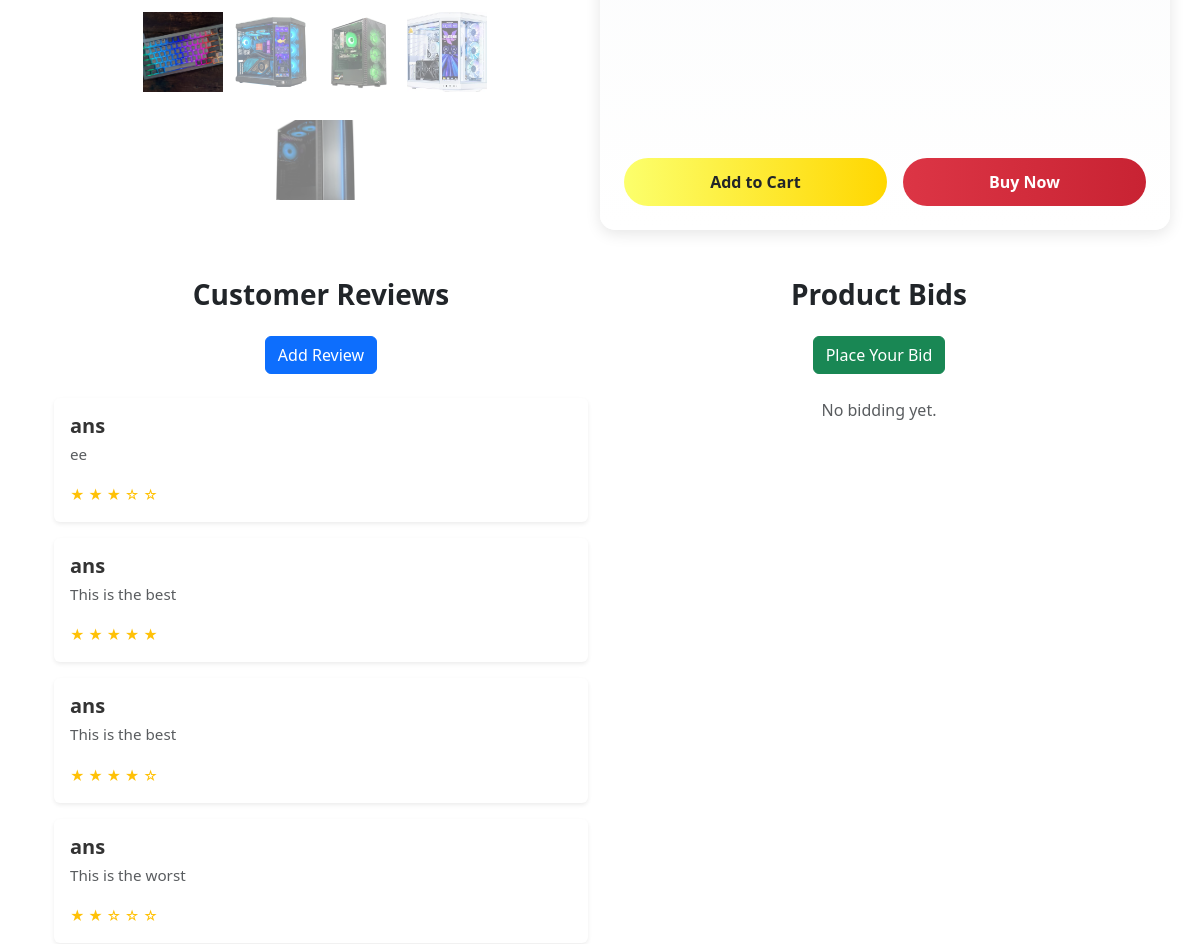
The app's page /product/4/ (middle part), older data.
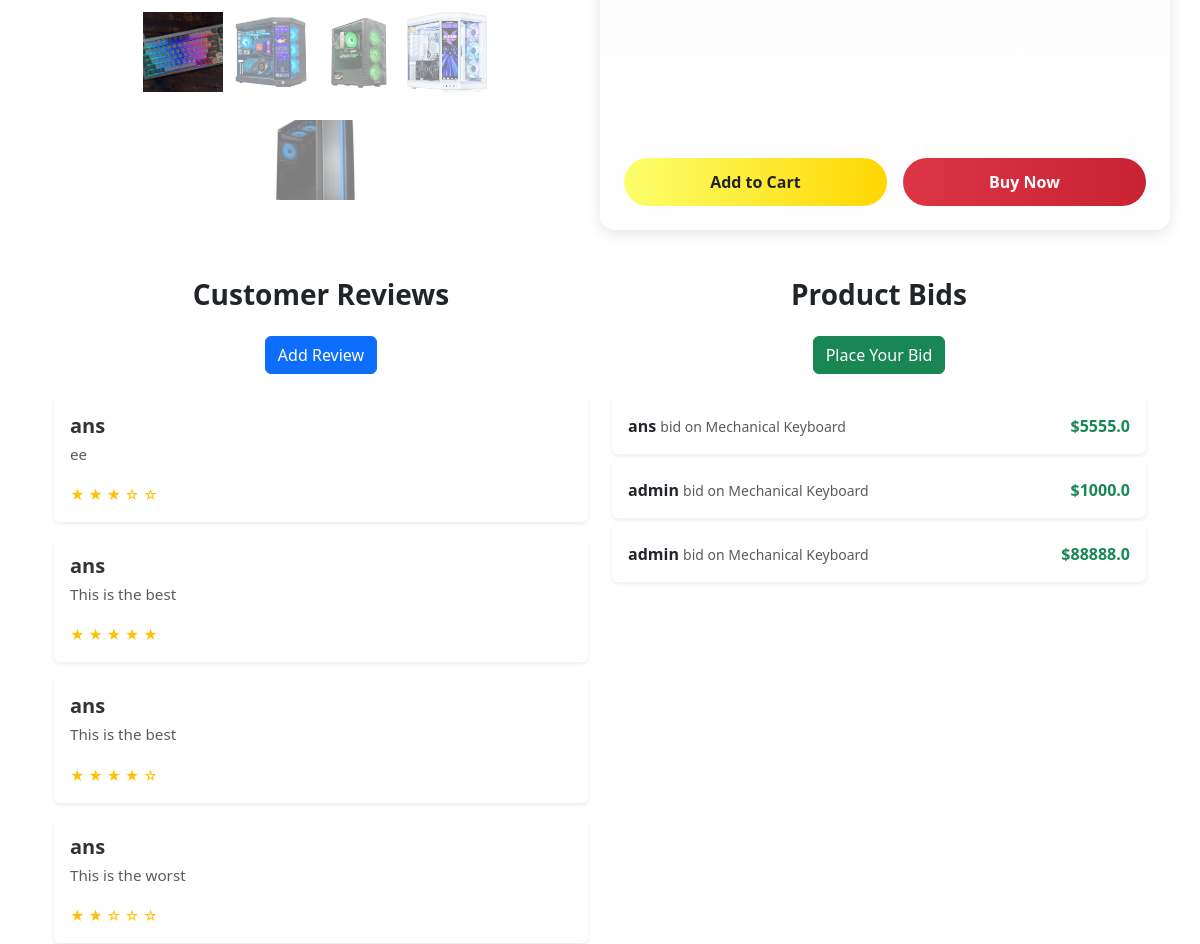
The same page, newer data.
### product/models.py (models this page shows, shortened)
class Review(models.Model):
    product = models.ForeignKey(Product, on_delete=models.CASCADE, related_name="reviews")
    user = models.ForeignKey(User, on_delete=models.CASCADE, related_name="reviews")
    name = models.CharField(max_length=100)
    rating = models.PositiveIntegerField(default=1)  # 1–5 stars
    comment = models.TextField(blank=True, null=True)
    created_at = models.DateTimeField(auto_now_add=True)

class Bidding(models.Model):
    product = models.ForeignKey(Product, on_delete=models.CASCADE, related_name="bids")
    user = models.ForeignKey(User, on_delete=models.CASCADE, related_name="bids")
    amount = models.FloatField()
    created_at = models.DateTimeField(auto_now_add=True)

class Product(models.Model):
    user = models.ForeignKey(User, on_delete=models.CASCADE, null=True, blank=True)
    name = models.CharField(("Name"), max_length=100)
    image = models.ImageField(("Image"), upload_to='product_images/')
    image1 = models.ImageField(upload_to='product_images/', null=True, blank=True)
    image2 = models.ImageField(upload_to='product_images/', null=True, blank=True)
    image3 = models.ImageField(upload_to='product_images/', null=True, blank=True)
    image4 = models.ImageField(upload_to='product_images/', null=True, blank=True)
    brand = models.CharField(("Brand"),max_length=100)
    price = models.FloatField(("Price"), max_length=100)
    discount = models.IntegerField(("Discount"))
    stock = models.PositiveIntegerField(default=0)
    description = models.TextField(("Description"))

### product/views.py (the view)
# urls.py: path("product/<int:id>/", views.product_detail, name="product_detail"),
def product_detail(request, id):
    product = get_object_or_404(Product, id=id)
    reviews = product.reviews.all()  # 🔹 related_name="reviews" hai Review model me
    bids = product.bids.all()  # 🔹 related_name="bidding" hai Bidding model me
    return render(request, "product/product_detail.html", {
        "product": product,
        "reviews": reviews,
        "bids": bids,
    })

### templates/product/product_detail.html (shortened to what the changed rows need)
{% extends "base.html" %}
{% block content %}
<div class="container my-5">
  <div class="row">
    <div class="col-md-6">
      <br>
      {% for review in reviews %}
      <div class="card mb-3 shadow-sm border-0">
        <div class="card-body">
          <h5 class="card-title mb-1 fw-semibold">{{ review.user.username }}</h5>
          <p class="card-text text-muted">{{ review.comment }}</p>
          <small class="text-warning">
            {% for i in "12345"|make_list %}
              {% if forloop.counter <= review.rating %}★{% else %}☆{% endif %}
            {% endfor %}
          </small>
        </div>
      </div>
      {% empty %}
      <p class="text-center text-muted">No reviews yet.</p>
      {% endfor %}
    </div>
    <div class="col-md-6">
  <div class="mt-4">
    {% for bid in bids %}
    <div class="card mb-2 shadow-sm border-0">
      <div class="card-body d-flex justify-content-between align-items-center">
        <div>
          <span class="fw-semibold">{{ bid.user.username }}</span>
          <small class="text-muted">bid on {{ bid.product.name }}</small>
        </div>
        <span class="text-success fw-bold">${{ bid.amount }}</span>
      </div>
    </div>
    {% empty %}
    <p class="text-center text-muted mt-3">No bidding yet.</p>
    {% endfor %}
  </div>
</div>
  </div>
</div>
{% endblock %}

Row changes from the older to the newer data that the page shows:
added Bidding: user.username "ans", product.name "Mechanical Keyboard", amount "5555.0"
added Bidding: user.username "admin", product.name "Mechanical Keyboard", amount "1000.0"
added Bidding: user.username "admin", product.name "Mechanical Keyboard", amount "88888.0"
Text that changed along with them:
text no longer shown: "No bidding yet."
